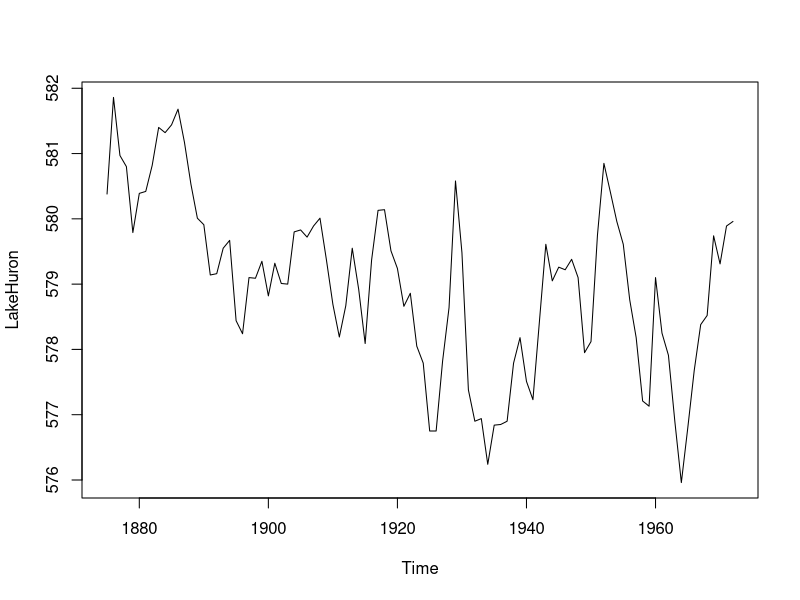
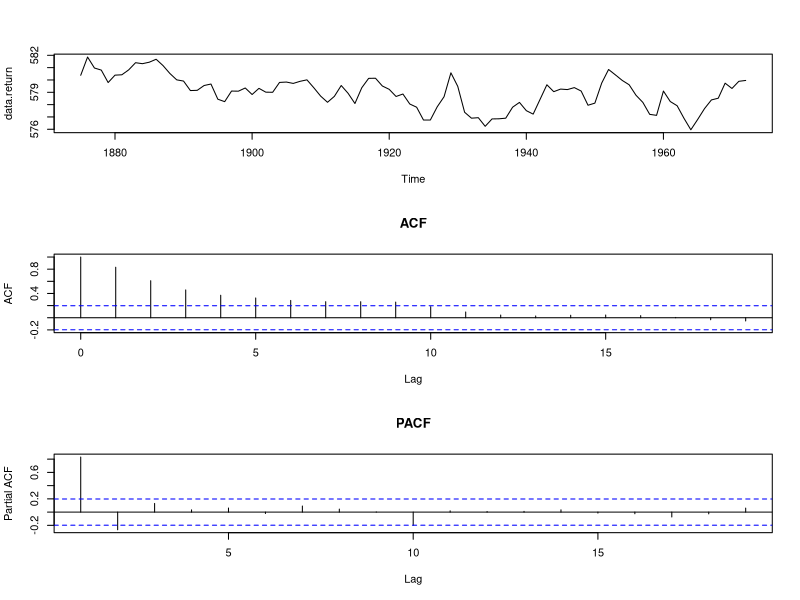

Write the R code that produced these figures, in order.
LakeHuron
plot(LakeHuron)

data<- LakeHuron

par(mfrow=c(3,1))
# data.return=diff(data)
data.return=data
plot(data.return)
acf(data.return, main='ACF')
pacf(data.return, main='PACF')

# Order
p=3

# sample autocorreleation function r
r=NULL
r[1:p]=acf(data.return, plot=F)$acf[2:(p+1)]
r

# matrix R
R=matrix(1,p,p) # matrix of dimension 4 by 4, with entries all 1's.

# define non-diagonal entires of R
for(i in 1:p){
	for(j in 1:p){
		if(i!=j)
			R[i,j]=r[abs(i-j)]
		}
	}
R

# b-column vector on the right
b=matrix(r,p,1)# b- column vector with no entries
b

phi.hat=solve(R,b)[,1]
phi.hat


# Variance estimation using Yule-Walker Estimator
c0=acf(data.return, type='covariance', plot=F)$acf[1]
c0
var.hat=c0*(1-sum(phi.hat*r))
var.hat

# Constant term in the model
phi0.hat=mean(data.return)*(1-sum(phi.hat))
phi0.hat